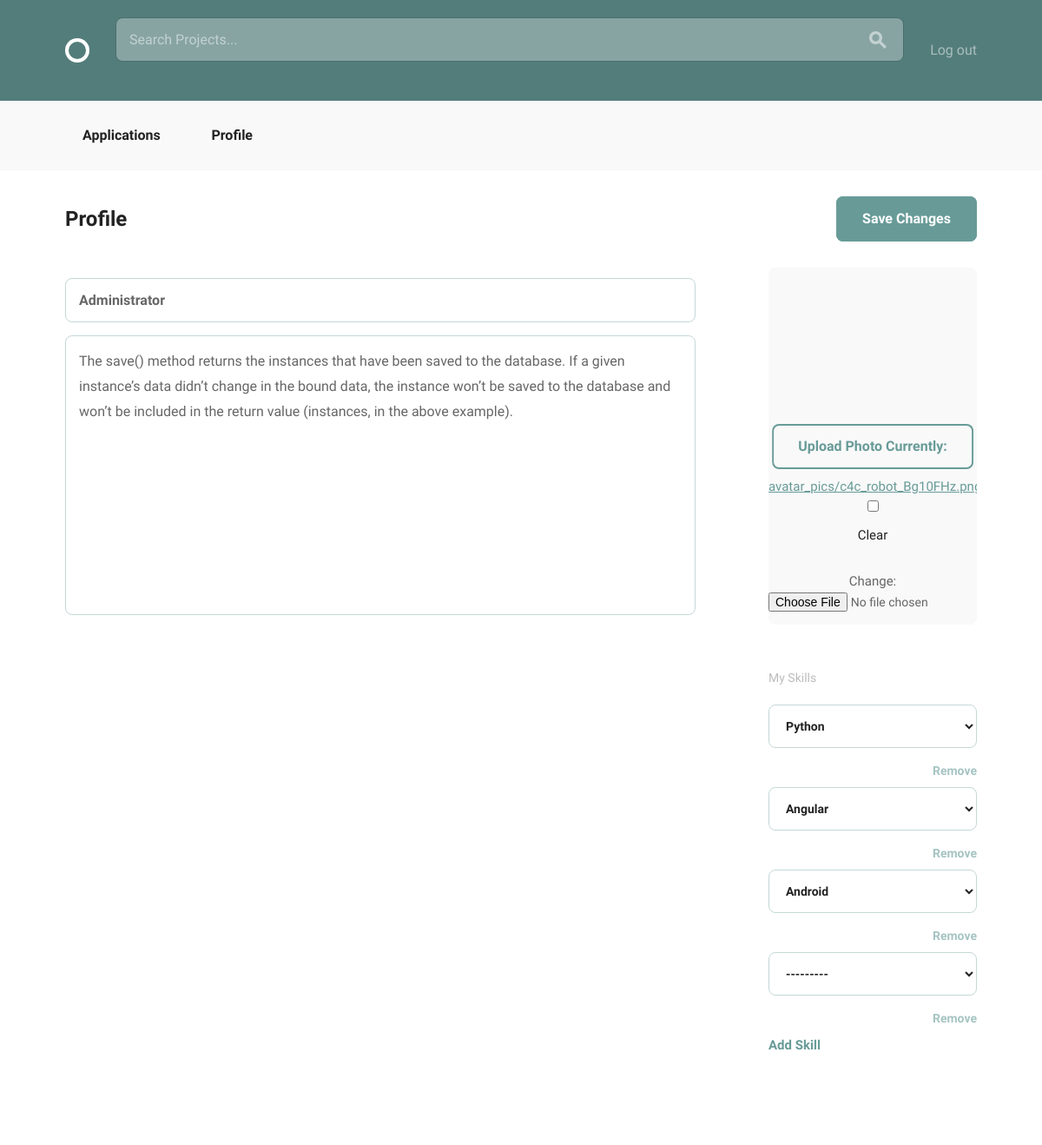
Screenshot of /accounts/edit/2/ (signed in) with the database file from the repository.
### accounts/models.py (models this page shows, shortened)
class User(AbstractBaseUser, PermissionsMixin):
    email = models.EmailField(unique=True)
    username = models.CharField(max_length=40, unique=True, null=True)
    display_name = models.CharField(max_length=140)
    bio = models.TextField(max_length=140, blank=True, default="")
    avatar = models.ImageField(upload_to='avatar_pics', blank=True, null=True)
    date_joined = models.DateTimeField(default=timezone.now)
    is_active = models.BooleanField(default=True)
    is_staff = models.BooleanField(default=False)
    objects = UserManager()
    USERNAME_FIELD = "email"
    REQUIRED_FIELDS = ["display_name", "username"]

### accounts/views.py (the view, shortened to what this page needs)
# urls.py: url(r'edit/(?P<pk>\d+)/$', views.ProfileEditView.as_view(),
class ProfileEditView(LoginRequiredMixin, generic.UpdateView):
    model = models.User
    template_name_suffix = '_update_form'
    form_class = forms.EditProfileForm
    def get_context_data(self, **kwargs):
        data = super(ProfileEditView, self).get_context_data(**kwargs)
        user_skills = models.UserSkill.objects.filter(
            user=self.request.user)
        if self.request.POST:
            data_post = self.request.POST
            data['skills'] = forms.UserSkillFormSet(data_post, prefix='skills')
        else:
            data['skills'] = forms.UserSkillFormSet(prefix='skills', queryset=user_skills)
        return data

### accounts/forms.py
class EditProfileForm(forms.ModelForm):
    bio = forms.CharField(widget=forms.Textarea(
                        attrs={'placeholder': 'enter your bio...'}))
    display_name = forms.CharField(
        widget=forms.TextInput(
            attrs={'placeholder': 'Display name'},
        )
    )
    class Meta:
        model = get_user_model()
        fields = (
            'display_name',
            'bio',
            'avatar',
        )

### accounts/models.py (called while the page is built)
    def __str__(self):
        return self.name

### accounts/templates/accounts/user_update_form.html (shortened to what this page needs)
{% extends "layout.html" %}
{% block body_content %}
    <form method="post" enctype="multipart/form-data" class="bounds circle--page">
        <div class="circle--page--header circle--fluid">
            <div class="circle--fluid--cell circle--fluid--primary">
                <h2>Profile</h2>
            </div>
            <div class="circle--fluid--cell circle--fluid--secondary">
                <input type="submit" class="button button-primary icon-on-left" value="Save Changes">
            </div>
        </div>
        <div class="grid-70">
            <div class="circle&#45;&#45;input&#45;&#45;h1">
                {{ form.display_name }}
            </div>
            <div class="circle--article--body">
                {{ form.bio }}
            </div>
        </div>
        <div class="grid-25 grid-push-5">
            <div class="circle--secondary--module">
                <div class="circle--primary--avatar">
                    <a class="button">
                        Upload Photo
                        {{ form.avatar }}
                    </a>
                </div>
            </div>
            <div class="circle--secondary--module">
                <h4>My Skills</h4>
                <ul id="skill_forms" class="circle--clone--list">
                    {% for sk_form in skills.forms %}
                        <li class="skill_forms">
                            {{ sk_form.skill }}
                        </li>
                    {% endfor %}
                </ul>
            </div>
        </div>
    </form>
{% endblock %}

### rows the page displays
User: display_name "Administrator", bio "The save() method returns the instances that have been saved to the database. If a given instance’s data didn’t change in the bound data, the instance won’t be saved to the database and won’t be included in the return value (instances, in the above example)."
